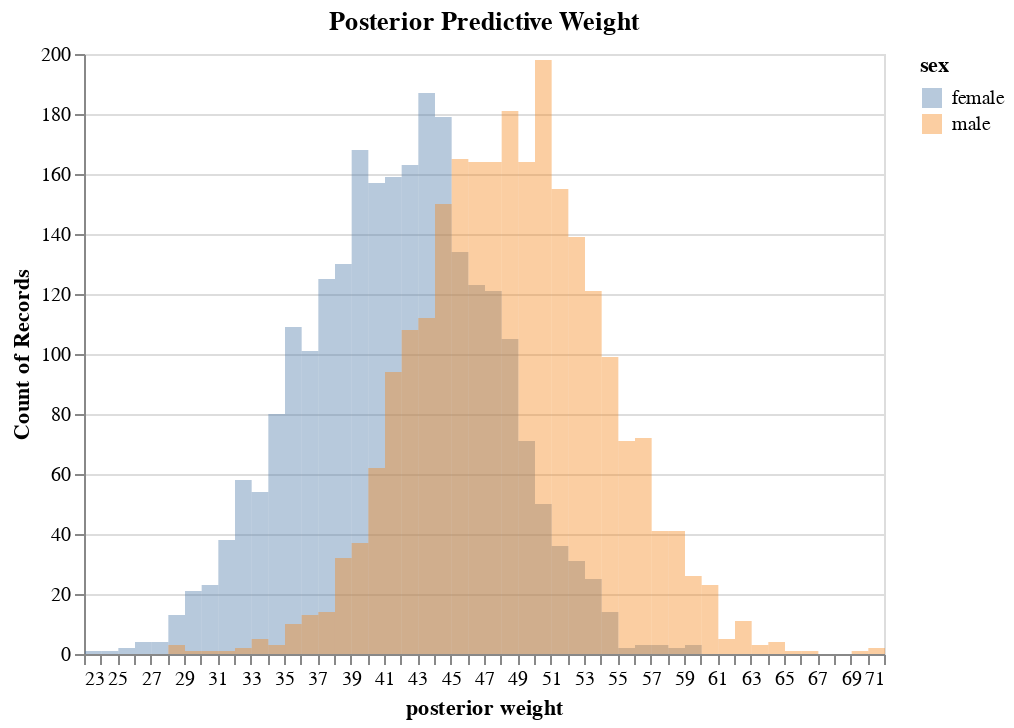

Notebook cell for this chart:
### Code cell
# plot posterior predicted weight distribution
df = pd.DataFrame({"female": weight_female, "male": weight_male})
df = df[:2500].melt(var_name="sex", value_name="weight")

hist = (
    alt.Chart(df, title="Posterior Predictive Weight")
    .mark_bar(opacity=0.4, binSpacing=0)
    .encode(
        x=alt.X("weight", title="posterior weight", bin=alt.BinParams(maxbins=50)),
        y=alt.Y("count()", stack=None),
        color="sex",
    )
)

hist

### Figure 1 — Vega-Lite specification as saved in the notebook (floating-point values rounded to 4 significant figures; data arrays with more than 128 entries replaced by an {"elided": "..."} marker saying what was removed)
{"$schema": "https://vega.github.io/schema/vega-lite/v4.17.0.json", "config": {"view": {"continuousHeight": 300, "continuousWidth": 400}}, "data": {"name": "data-eb9d04aa033caae9d18c31c6c7d91b2f"}, "datasets": {"data-eb9d04aa033caae9d18c31c6c7d91b2f": {"elided": "5000 records"}}, "encoding": {"color": {"field": "sex", "type": "nominal"}, "x": {"bin": {"maxbins": 50}, "field": "weight", "title": "posterior weight", "type": "quantitative"}, "y": {"aggregate": "count", "stack": null, "type": "quantitative"}}, "mark": {"binSpacing": 0, "opacity": 0.4, "type": "bar"}, "title": "Posterior Predictive Weight"}
